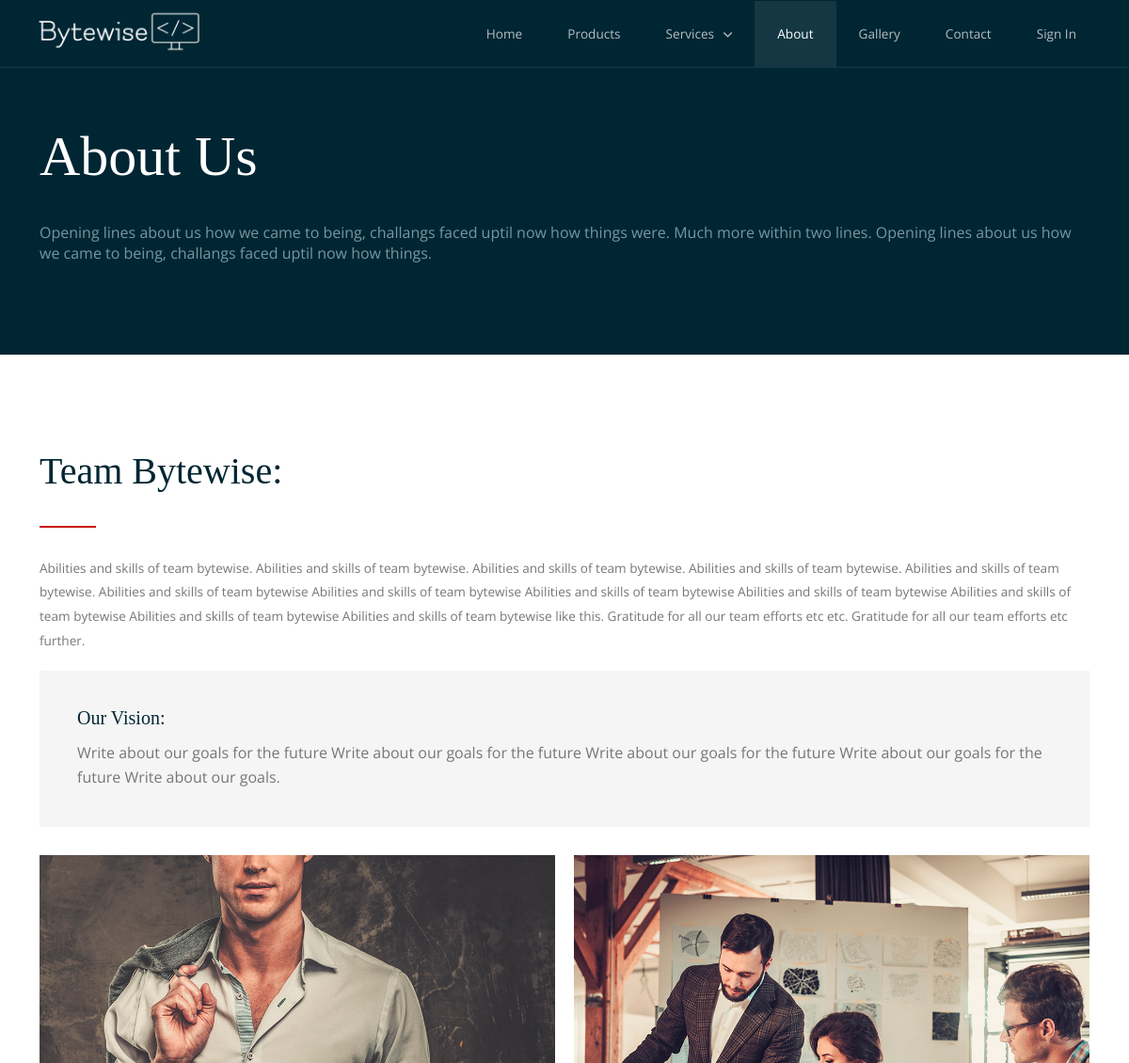
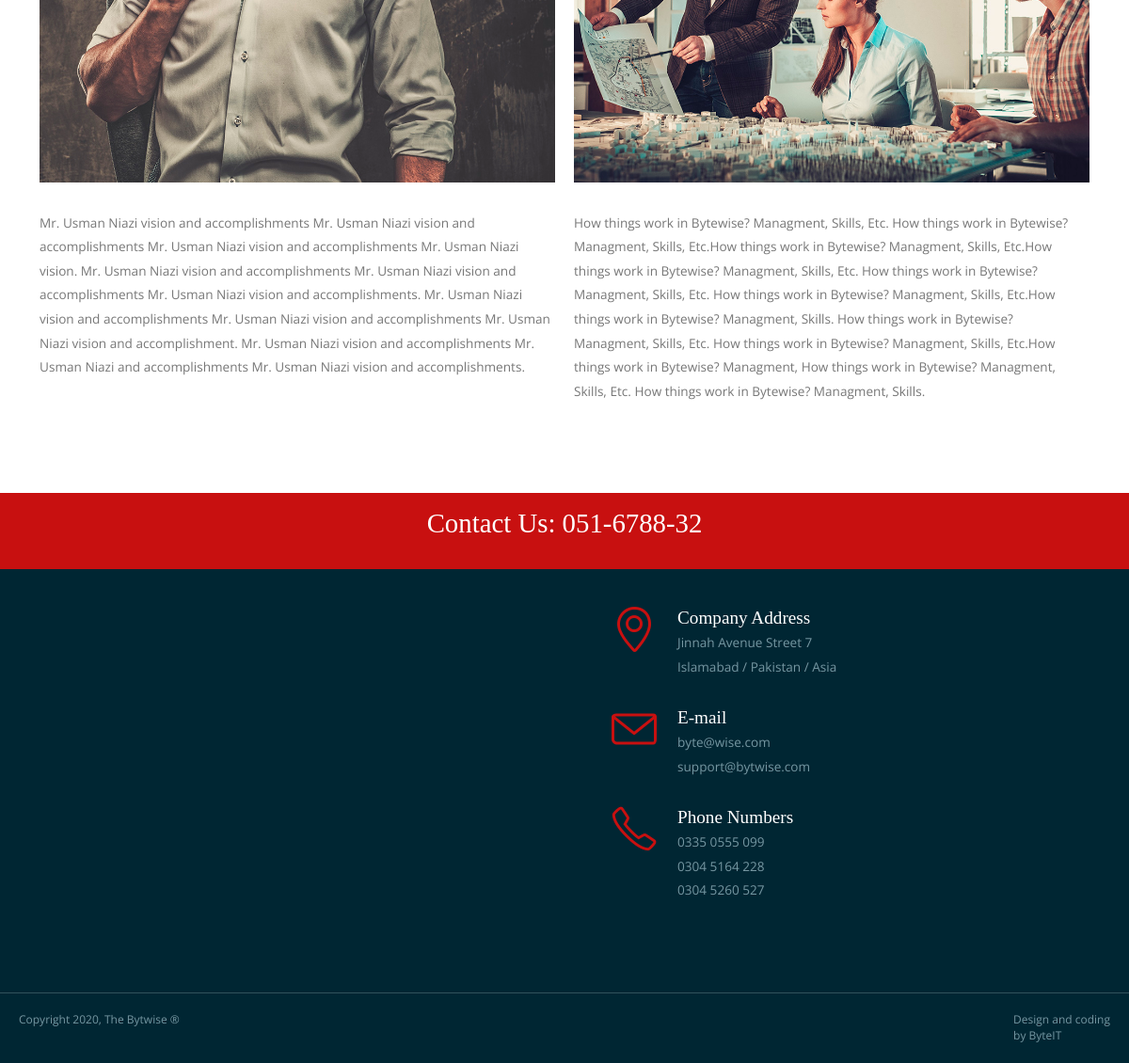
Page /about.php on the committed database (2 pictures, top to bottom).
### tables this page shows
CREATE TABLE `about` (
  `ID` int(11) NOT NULL,
  `About_us` text NOT NULL,
  `Team_Bytewise` text NOT NULL,
  `Our_vision` text NOT NULL,
  `A` text NOT NULL,
  `About_2` text NOT NULL
);

### about.php (the view)
<?php
include("Header.php");
?>
<?php
             $sql="SELECT * FROM about";
             $result=$conn->query($sql);
             while($row=$result->fetch_assoc())
                    {
                        $About_us=$row['About_us'];
                        $Team_Bytewise=$row['Team_Bytewise'];
                        $Our_vision=$row['Our_vision'];
                        $Paragraph1=$row['A'];
                        $Paragraph2=$row['About_2'];
                    }
?>
<main role="main">
      <article>
        <header class="section background-dark">
          <div class="line">
            <h1 class="text-white margin-top-bottom-40 text-size-60 text-line-height-1">About Us</h1>
            <p class="margin-bottom-0 text-size-16"><?php echo $About_us; ?></p>
          </div>
        </header>
        <div class="section background-white">
          <div class="line">
            <h2 class="text-size-40 margin-bottom-30">Team Bytewise:</h2>
            <hr class="break-small background-primary margin-bottom-30">
            <p>
            <?php echo $Team_Bytewise; ?>
            </p>
            <blockquote class="margin-top-bottom-20">
              <h3 class="text-size-20 text-line-height-1 margin-bottom-15">Our Vision:</h3>
              <?php echo $Our_vision; ?>
            </blockquote>
            <div class="line margin-top-30">
              <div class="margin">
                <div class="s-12 m-6 l-6">
                  <img src="img/img-01.jpg" alt="">
                  <p class="margin-top-30">
                  <?php echo $Paragraph1; ?>
                  </p>
                </div>
                <div class="s-12 m-6 l-6">
                  <img src="img/img-02.jpg" alt="">
                  <p class="margin-top-30">
                  <?php echo $Paragraph2; ?>
                  </p>
                </div>
              </div>
            </div>
          </div>
        </div>
      </article>
    </main>
<?php
include("Footer.php");
?>

### Header.php (shortened to what this page needs)
<!DOCTYPE html>
<html lang="en-US">
  <head>
    <link rel="stylesheet" href="css/components.css">
    <link rel="stylesheet" href="css/icons.css">
    <link rel="stylesheet" href="css/responsee.css">
    <link rel="stylesheet" href="owl-carousel/owl.carousel.css">
    <link rel="stylesheet" href="owl-carousel/owl.theme.css">
    <link rel="stylesheet" href="css/template-style.css">
  </head>
  <body class="size-1140">
    <header role="banner" class="position-absolute">
      <nav class="background-transparent background-transparent-hightlight full-width sticky">
        <div class="s-12 l-2">
          <a href="index.php" class="logo">
            <img class="logo-white"  src="img/Bytewise Logo White.png" alt="Bytewise Logo" style="margin-top:-8px;">
          </a>
        </div>
        <div class="top-nav s-12 l-10">
          <ul class="right chevron">
            <li><a href="index.php">Home</a></li>
            <li><a href="products.php">Products</a></li>
            <li><a>Services</a>
            </li>
            <li><a href="about.php">About</a></li>
            <li><a href="gallery.php">Gallery</a></li>
            <li><a href="contact.php">Contact</a></li>
            <li><a href="Sign_In.php">Sign In</a></li>
          </ul>
        </div>
      </nav>
    </header>

### Footer.php (shortened to what this page needs)
<footer>
      <div class="background-primary padding text-center">
        <p class="h1">Contact Us: 051-6788-32</p>
      </div>
      <section class="background-dark full-width">
        <div class="s-12 m-12 l-6 margin-m-bottom-2x">
          <div class="s-12 grayscale center">
            <iframe src="https://www.google.com/maps/embed?pb=!1m14!1m12!1m3!1d1459734.5702753505!2d16.91089086619977!3d48.577103681657675!2m3!1f0!2f0!3f0!3m2!1i1024!2i768!4f13.1!5e0!3m2!1ssk!2ssk!4v1457640551761" width="100%" height="450" frameborder="0" style="border:0"></iframe>
          </div>
        </div>
        <div class="s-12 m-12 l-6 margin-m-bottom-2x">
          <div class="padding-2x">
            <div class="line">
              <div class="float-left">
                  <i class="icon-sli-location-pin text-primary icon3x"></i>
                </div>
                <div class="margin-left-70 margin-bottom-30">
                  <h3 class="margin-bottom-0">Company Address</h3>
                  <p>Jinnah Avenue Street 7<br>
                     Islamabad / Pakistan / Asia
                  </p>
                </div>
                <div class="float-left">
                  <i class="icon-sli-envelope text-primary icon3x"></i>
                </div>
                <div class="margin-left-70 margin-bottom-30">
                  <h3 class="margin-bottom-0">E-mail</h3>
                  <p>byte@wise.com<br>
                     support@bytwise.com
                  </p>
                </div>
                <div class="float-left">
                  <i class="icon-sli-phone text-primary icon3x"></i>
                </div>
                <div class="margin-left-70">
                  <h3 class="margin-bottom-0">Phone Numbers</h3>
                  <p>0335 0555 099<br>
                     0304 5164 228<br>
                     0304 5260 527
                  </p>
                </div>
            </div>
          </div>
        </div>
      </section>
      <section class="padding background-dark full-width">
        <div class="s-12 l-6">
          <p class="text-size-12">Copyright 2020, The Bytwise ®</p>
        </div>
        <div class="s-12 l-6">
          <a class="right text-size-12" href="">Design and coding<br> by ByteIT</a>
        </div>
      </section>
    </footer>
  </body>
</html>

### rows in the picture
about: About_us "Opening lines about us how we came to being, challangs faced uptil now how things were. Much more within two lines. Opening lines about us how we came to being, challangs faced uptil now how things.", Team_Bytewise "Abilities and skills of team bytewise. Abilities and skills of team bytewise. Abilities and skills of team bytewise. Abilities and skills of team bytewise. Abilities and skills of team bytewise. Abilities and skills of team bytewise Abilities and skills of team bytewise Abilities and skills of team bytewise Abilities and skills of team bytewise Abilities and skills of team bytewise Abilities and skills of team bytewise Abilities and skills of team bytewise like this. Gratitude for all our team efforts etc etc. Gratitude for all our team efforts etc further.", Our_vision "Write about our goals for the future Write about our goals for the future Write about our goals for the future Write about our goals for the future Write about our goals.", A "Mr. Usman Niazi vision and accomplishments Mr. Usman Niazi vision and accomplishments Mr. Usman Niazi vision and accomplishments Mr. Usman Niazi vision. Mr. Usman Niazi vision and accomplishments Mr. Usman Niazi vision and accomplishments Mr. Usman Niazi vision and accomplishments. Mr. Usman Niazi vision and accomplishments Mr. Usman Niazi vision and accomplishments Mr. Usman Niazi vision and accomplishment. Mr. Usman Niazi vision and accomplishments Mr. Usman Niazi and accomplishments Mr. Usman Niazi vision and accomplishments.", About_2 "How things work in Bytewise? Managment, Skills, Etc. How things work in Bytewise? Managment, Skills, Etc.How things work in Bytewise? Managment, Skills, Etc.How things work in Bytewise? Managment, Skills, Etc. How things work in Bytewise? Managment, Skills, Etc. How things work in Bytewise? Managment, Skills, Etc.How things work in Bytewise? Managment, Skills. How things work in Bytewise? Managment, Skills, Etc. How things work in Bytewise? Managment, Skills, Etc.How things work in Bytewise? Managment, How things work in Bytewise? Managment, Skills, Etc. How things work in Bytewise? Managment, Skills."
